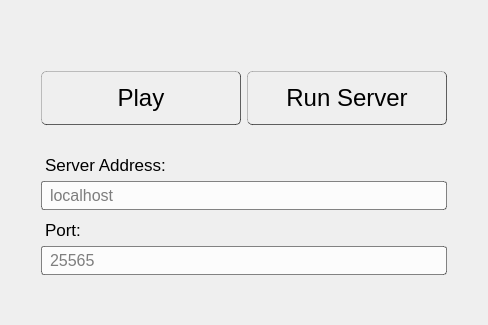
     <widget class="QWidget" name="playTab">
      <attribute name="title">
       <string>Play</string>
      </attribute>
      <layout class="QVBoxLayout" name="playTabLayout">
       <item>
        <widget class="QWidget" name="Scroll" native="true">
         <property name="styleSheet">
          <string notr="true">#Scroll {
    background: transparent;
}
</string>
         </property>
         <layout class="QGridLayout" name="gridLayout">
          <property name="leftMargin"><number>30</number></property>
          <property name="topMargin"><number>60</number></property>
          <property name="rightMargin"><number>30</number></property>
          <property name="verticalSpacing"><number>6</number></property>
          <item row="1" column="1">
           <widget class="QPushButton" name="playButton">
            <property name="minimumSize"><size><width>200</width><height>70</height></size></property>
            <property name="maximumSize"><size><width>200</width><height>70</height></size></property>
            <property name="styleSheet">
             <string notr="true">#playButton, #serverButton {
    height: 50px;
    margin-bottom: 16px;
    background-color: qlineargradient(spread:pad, x1:0, y1:0, x2:0, y2:1,
        stop:0 rgba(255,255,255,200), stop:0.1 rgba(255,255,255,15),
        stop:0.49 rgba(255,255,255,75), stop:0.5 rgba(0,0,0,0),
        stop:0.9 rgba(0,0,0,55), stop:1 rgba(0,0,0,100));
    font-size: 18pt; color: black;
    border-right: 1px solid rgba(0,0,0,155);
    border-left:  1px solid rgba(0,0,0,55);
    border-top:   1px solid rgba(0,0,0,55);
    border-bottom:1px solid rgba(0,0,0,155);
    border-radius: 5px;
}
#playButton:hover, #serverButton:hover { border: 2px solid rgba(164,192,228,255); }
#playButton:pressed, #serverButton:pressed {
    background: qlineargradient(x1:0,y1:0,x2:0,y2:1,
        stop:0 rgba(0,0,0,75), stop:0.1 rgba(0,0,0,15),
        stop:0.2 rgba(255,255,255,55), stop:1 rgba(255,255,255,155));
    border: 1px solid rgba(0,0,0,55);
}</string>
            </property>
            <property name="text"><string>Play</string></property>
           </widget>
          </item>
          <item row="1" column="2">
           <widget class="QPushButton" name="serverButton">
            <property name="minimumSize"><size><width>200</width><height>70</height></size></property>
            <property name="maximumSize"><size><width>200</width><height>70</height></size></property>
            <property name="styleSheet">
             <string notr="true">#playButton, #serverButton {
    height: 50px;
    margin-bottom: 16px;
    background-color: qlineargradient(spread:pad, x1:0, y1:0, x2:0, y2:1,
        stop:0 rgba(255,255,255,200), stop:0.1 rgba(255,255,255,15),
        stop:0.49 rgba(255,255,255,75), stop:0.5 rgba(0,0,0,0),
        stop:0.9 rgba(0,0,0,55), stop:1 rgba(0,0,0,100));
    font-size: 18pt; color: black;
    border-right: 1px solid rgba(0,0,0,155);
    border-left:  1px solid rgba(0,0,0,55);
    border-top:   1px solid rgba(0,0,0,55);
    border-bottom:1px solid rgba(0,0,0,155);
    border-radius: 5px;
}
#playButton:hover, #serverButton:hover { border: 2px solid rgba(164,192,228,255); }
#playButton:pressed, #serverButton:pressed {
    background: qlineargradient(x1:0,y1:0,x2:0,y2:1,
        stop:0 rgba(0,0,0,75), stop:0.1 rgba(0,0,0,15),
        stop:0.2 rgba(255,255,255,55), stop:1 rgba(255,255,255,155));
    border: 1px solid rgba(0,0,0,55);
}</string>
            </property>
            <property name="text"><string>Run Server</string></property>
           </widget>
          </item>
          <item row="2" column="1" colspan="2">
           <widget class="QLabel" name="serverLabel">
            <property name="styleSheet">
             <string notr="true">#serverLabel { font-size: 13pt; color: black; margin-top: 8px; }</string>
            </property>
            <property name="text"><string>Server Address:</string></property>
           </widget>
          </item>
          <item row="3" column="1" colspan="2">
           <widget class="QLineEdit" name="serverAddressEdit">
            <property name="placeholderText"><string>localhost</string></property>
            <property name="styleSheet">
             <string notr="true">#serverAddressEdit {
    font-size: 12pt; color: black;
    background: rgba(255,255,255,200);
    border: 1px solid rgba(0,0,0,120);
    border-radius: 3px; padding: 3px 6px;
}</string>
            </property>
           </widget>
          </item>
          <item row="4" column="1" colspan="2">
           <widget class="QLabel" name="portLabel">
            <property name="styleSheet">
             <string notr="true">#portLabel { font-size: 13pt; color: black; margin-top: 4px; }</string>
            </property>
            <property name="text"><string>Port:</string></property>
           </widget>
          </item>
          <item row="5" column="1" colspan="2">
           <widget class="QLineEdit" name="serverPortEdit">
            <property name="placeholderText"><string>25565</string></property>
            <property name="styleSheet">
             <string notr="true">#serverPortEdit {
    font-size: 12pt; color: black;
    background: rgba(255,255,255,200);
    border: 1px solid rgba(0,0,0,120);
    border-radius: 3px; padding: 3px 6px;
}</string>
            </property>
           </widget>
          </item>
          <item row="6" column="1" colspan="2">
           <spacer name="verticalSpacer">
            <property name="orientation"><enum>Qt::Vertical</enum></property>
            <property name="sizeHint" stdset="0"><size><width>20</width><height>30</height></size></property>
           </spacer>
          </item>
         </layout>
        </widget>
       </item>
      </layout>
     </widget>
